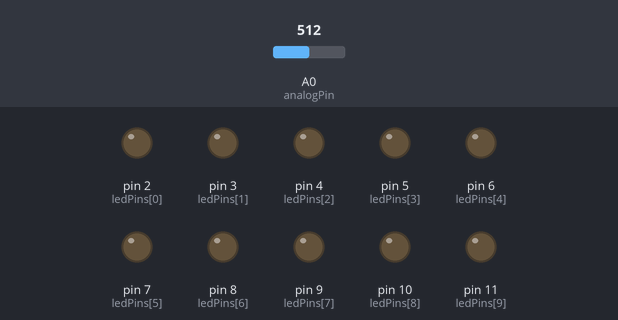
The sketch below on a simulated Arduino Uno, built with avr-gcc and run on an emulated ATmega328P. Parts: output pins drawn as LEDs (lit = HIGH). The inputs (shaded band) are chosen by the test bench; at power-on: A0 (analogPin) = 512. What the sketch prints to the serial monitor is not drawn.

Above: at 1.2 s.
1.3 s: A0 (analogPin) set to 231
2.8 s: A0 (analogPin) set to 206
At 3.6 s:
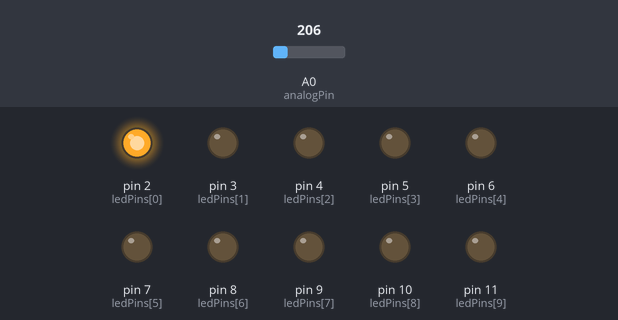
4.3 s: A0 (analogPin) set to 122
At 4.8 s:
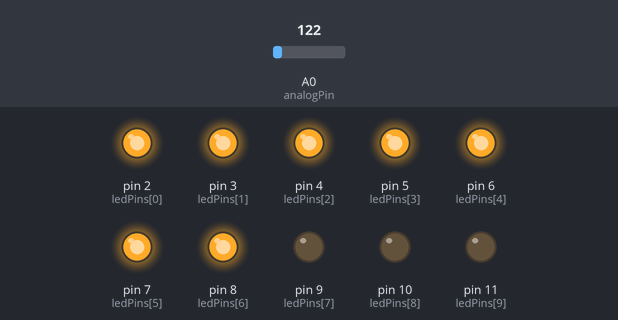
5.8 s: A0 (analogPin) set to 103
At 7.0 s:
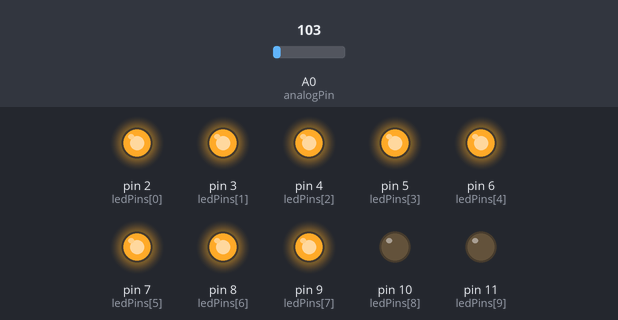
7.3 s: A0 (analogPin) set to 0
At 8.2 s:
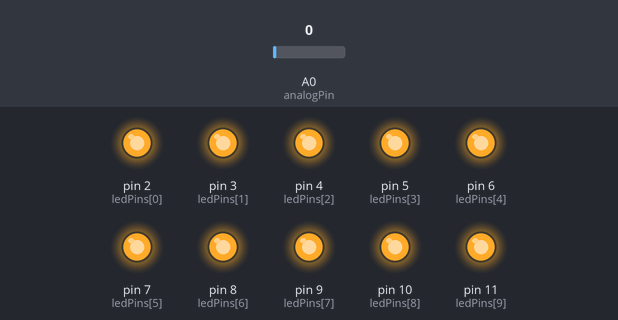
8.8 s: A0 (analogPin) set to 68
10.3 s: A0 (analogPin) set to 83
At 11.7 s:
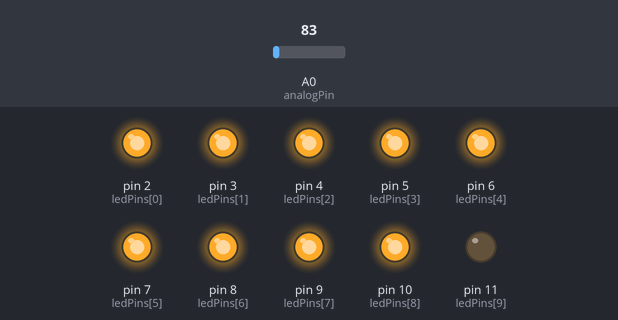
Timing chart, 0 to 12.8 s (numbered marks = the images above; inputs shaded):
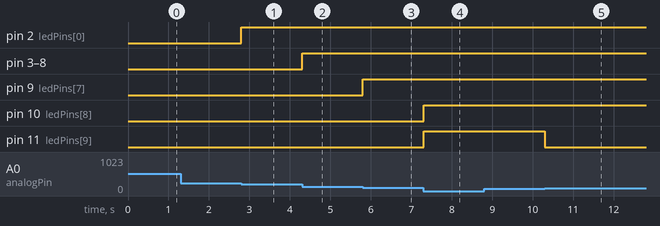

Measured:
- the behaviour switches between 220 and 219 on A0 (analogPin) (found by bisection; images 0 and 1)
- the behaviour switches between 108 and 107 on A0 (analogPin) (found by bisection; images 2 and 3)
- the behaviour switches between 75 and 76 on A0 (analogPin) (found by bisection; images 4 and 5)
- after the input at 2.8 s, pin 2 (ledPins[0]): LOW → HIGH at once
- after the input at 4.3 s, pin 3 (ledPins[1]), pin 4 (ledPins[2]), pin 5 (ledPins[3]), pin 6 (ledPins[4]), pin 7 (ledPins[5]), pin 8 (ledPins[6]): LOW → HIGH at once
- after the input at 5.8 s, pin 9 (ledPins[7]): LOW → HIGH at once
- after the input at 7.3 s, pin 10 (ledPins[8]), pin 11 (ledPins[9]): LOW → HIGH at once
- after the input at 10.3 s, pin 11 (ledPins[9]): HIGH → LOW at once

The sketch:

week14_light.ino
```cpp
const int analogPin = A0;
const int ledCount = 10;
int ledPins[]={
  2,3,4,5,6,7,8,9,10,11
};
void setup() {
  // put your setup code here, to run once:
  for(int thisLed = 0; thisLed < ledCount; thisLed++){
    pinMode(ledPins[thisLed], OUTPUT);
  }
  Serial.begin(9600);
}

void loop() {
  // put your main code here, to run repeatedly:
  int sensorReading= analogRead(analogPin);
  int ledLevel = map(sensorReading,60,220,ledCount,0);
  for(int thisLed = 0;thisLed < ledCount ;thisLed++){
    if(thisLed<ledLevel){
      digitalWrite(ledPins[thisLed],HIGH);
    }
    else{
      digitalWrite(ledPins[thisLed],LOW);
    }
  }
  Serial.println(sensorReading);
  delay(2);
}
```
